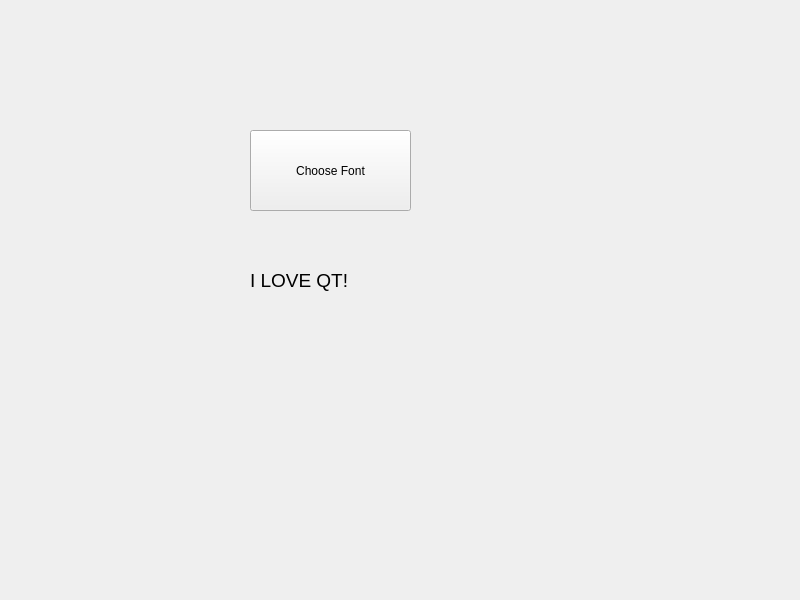
<?xml version="1.0" encoding="UTF-8"?>
<ui version="4.0">
 <class>Widget</class>
 <widget class="QWidget" name="Widget">
  <property name="geometry">
   <rect>
    <x>0</x>
    <y>0</y>
    <width>800</width>
    <height>600</height>
   </rect>
  </property>
  <property name="windowTitle">
   <string>Widget</string>
  </property>
  <widget class="QPushButton" name="chooseFont">
   <property name="geometry">
    <rect>
     <x>250</x>
     <y>130</y>
     <width>161</width>
     <height>81</height>
    </rect>
   </property>
   <property name="text">
    <string>Choose Font</string>
   </property>
  </widget>
  <widget class="QLabel" name="label">
   <property name="geometry">
    <rect>
     <x>250</x>
     <y>250</y>
     <width>161</width>
     <height>61</height>
    </rect>
   </property>
   <property name="font">
    <font>
     <pointsize>14</pointsize>
    </font>
   </property>
   <property name="text">
    <string>I LOVE QT!</string>
   </property>
  </widget>
 </widget>
 <resources/>
 <connections/>
</ui>
